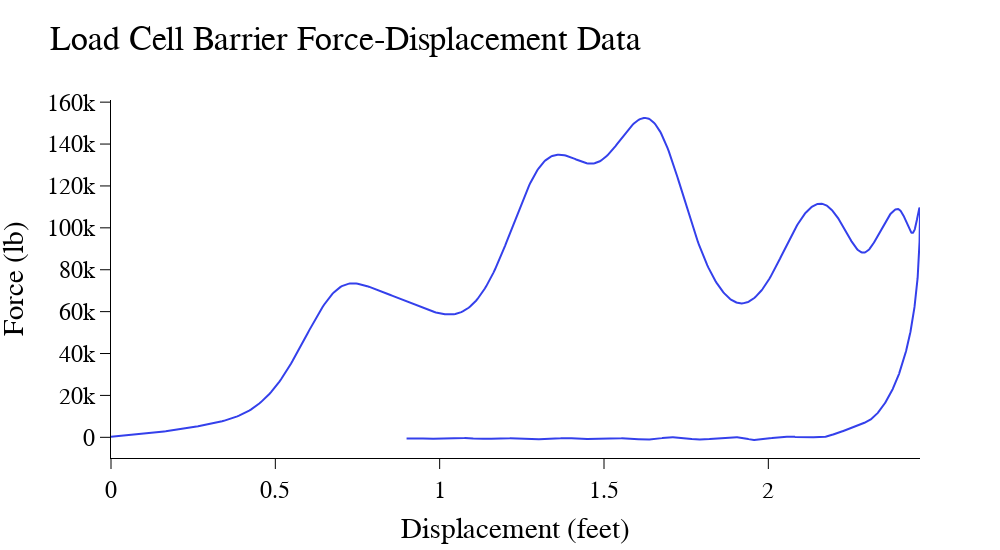

Write notebook code for a chart like this one.
### Markdown cell above
### Sum all rows and plot total force

### Code cell
summed_dx['TotalForce'] = summed_dx[row_list].sum(axis=1)
arplot.plot_TotalFdx(summed_dx)

### Figure 1 — Plotly figure (JSON) as saved in the notebook; plotly's stock layout.template omitted (floating-point values rounded to 4 significant figures; data arrays with more than 128 entries replaced by an {"elided": "..."} marker saying what was removed)
{"data": [{"line": {"color": "rgb(52, 64, 235)", "width": 2}, "mode": "lines", "name": "Total Force", "type": "scatter", "x": {"elided": "3000 float values"}, "y": {"elided": "3000 float values"}}], "layout": {"autosize": false, "font": {"color": "black", "family": "Arial", "size": 24}, "height": 550, "showlegend": false, "title": {"text": "Load Cell Barrier Force-Displacement Data"}, "width": 1000, "xaxis": {"autorange": true, "linecolor": "black", "linewidth": 1, "range": [0, 2.461], "showgrid": false, "showline": true, "tickcolor": "black", "ticklen": 10, "ticks": "outside", "tickwidth": 1, "title": {"text": "Displacement (feet)"}, "type": "linear", "zeroline": false}, "yaxis": {"autorange": true, "linecolor": "black", "linewidth": 1, "range": [-9873.0, 161000.0], "showgrid": false, "showline": true, "tickcolor": "black", "ticklen": 10, "ticks": "outside", "tickwidth": 1, "title": {"text": "Force (lb)"}, "type": "linear", "zeroline": false}}}
